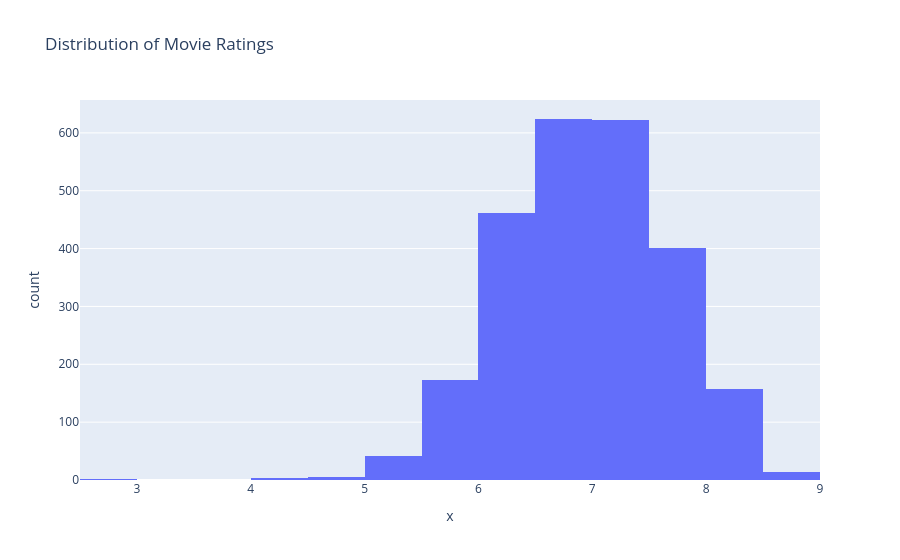

Write notebook code for a chart like this one.
### Code cell
# Movie Rating Distribution

fig = px.histogram(
    x=movies["vote_average"],
    nbins=20,
    title="Distribution of Movie Ratings",
    labels={
        "vote_average": "Average Rating",
        "count": "Number of Movies"
    }
)

fig.show()

### Figure 1 — Plotly figure (JSON) as saved in the notebook; plotly's stock layout.template omitted (floating-point values rounded to 4 significant figures; data arrays with more than 128 entries replaced by an {"elided": "..."} marker saying what was removed)
{"data": [{"bingroup": "x", "hovertemplate": "x=%{x}<br>count=%{y}<extra></extra>", "legendgroup": "", "marker": {"color": "#636efa", "pattern": {"shape": ""}}, "name": "", "nbinsx": 20, "orientation": "v", "showlegend": false, "type": "histogram", "x": {"elided": "2503 float values"}, "xaxis": "x", "yaxis": "y"}], "layout": {"barmode": "relative", "legend": {"tracegroupgap": 0}, "title": {"text": "Distribution of Movie Ratings"}, "xaxis": {"anchor": "y", "domain": [0, 1], "title": {"text": "x"}}, "yaxis": {"anchor": "x", "domain": [0, 1], "title": {"text": "count"}}}}
